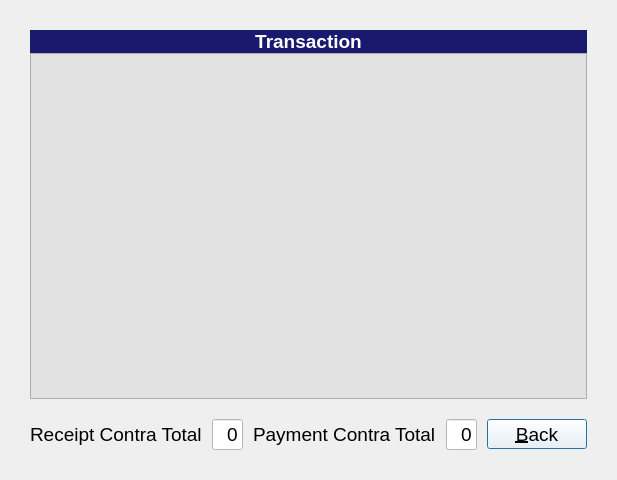
<?xml version="1.0" encoding="UTF-8"?>
<ui version="4.0">
 <class>TransactionView</class>
 <widget class="QDialog" name="TransactionView">
  <property name="windowModality">
   <enum>Qt::WindowModal</enum>
  </property>
  <property name="geometry">
   <rect>
    <x>0</x>
    <y>0</y>
    <width>601</width>
    <height>480</height>
   </rect>
  </property>
  <property name="font">
   <font>
    <pointsize>14</pointsize>
   </font>
  </property>
  <property name="windowTitle">
   <string>Expense Tracker</string>
  </property>
  <property name="styleSheet">
   <string notr="true">background-color: rgb(238, 226,152);

QLineEdit{
	background-color: rgb(243, 243, 243);
}</string>
  </property>
  <property name="modal">
   <bool>true</bool>
  </property>
  <layout class="QVBoxLayout" name="verticalLayout">
   <property name="spacing">
    <number>0</number>
   </property>
   <property name="leftMargin">
    <number>30</number>
   </property>
   <property name="topMargin">
    <number>30</number>
   </property>
   <property name="rightMargin">
    <number>30</number>
   </property>
   <property name="bottomMargin">
    <number>30</number>
   </property>
   <item>
    <widget class="QLabel" name="labelHeading">
     <property name="font">
      <font>
       <pointsize>14</pointsize>
       <bold>true</bold>
      </font>
     </property>
     <property name="styleSheet">
      <string notr="true">color: rgb(255, 255, 255);
background-color: rgb(25, 25, 112);</string>
     </property>
     <property name="text">
      <string>Transaction</string>
     </property>
     <property name="alignment">
      <set>Qt::AlignCenter</set>
     </property>
     <property name="margin">
      <number>10</number>
     </property>
    </widget>
   </item>
   <item>
    <widget class="QTableView" name="tableView">
     <property name="font">
      <font>
       <pointsize>14</pointsize>
      </font>
     </property>
     <property name="styleSheet">
      <string notr="true">background-color: rgb(225, 225,225);</string>
     </property>
     <property name="sizeAdjustPolicy">
      <enum>QAbstractScrollArea::AdjustToContents</enum>
     </property>
     <property name="editTriggers">
      <set>QAbstractItemView::NoEditTriggers</set>
     </property>
     <property name="alternatingRowColors">
      <bool>false</bool>
     </property>
     <property name="selectionMode">
      <enum>QAbstractItemView::SingleSelection</enum>
     </property>
     <property name="selectionBehavior">
      <enum>QAbstractItemView::SelectRows</enum>
     </property>
     <property name="sortingEnabled">
      <bool>false</bool>
     </property>
     <property name="cornerButtonEnabled">
      <bool>false</bool>
     </property>
     <attribute name="horizontalHeaderCascadingSectionResizes">
      <bool>true</bool>
     </attribute>
     <attribute name="horizontalHeaderMinimumSectionSize">
      <number>50</number>
     </attribute>
     <attribute name="horizontalHeaderDefaultSectionSize">
      <number>50</number>
     </attribute>
     <attribute name="horizontalHeaderStretchLastSection">
      <bool>true</bool>
     </attribute>
     <attribute name="verticalHeaderVisible">
      <bool>false</bool>
     </attribute>
     <attribute name="verticalHeaderStretchLastSection">
      <bool>false</bool>
     </attribute>
    </widget>
   </item>
   <item>
    <layout class="QHBoxLayout" name="footer">
     <property name="spacing">
      <number>10</number>
     </property>
     <property name="topMargin">
      <number>20</number>
     </property>
     <item>
      <spacer name="horizontalSpacer_2">
       <property name="orientation">
        <enum>Qt::Horizontal</enum>
       </property>
       <property name="sizeHint" stdset="0">
        <size>
         <width>40</width>
         <height>20</height>
        </size>
       </property>
      </spacer>
     </item>
     <item>
      <widget class="QLabel" name="labelReceiptTotal">
       <property name="text">
        <string>Receipt Contra Total</string>
       </property>
      </widget>
     </item>
     <item>
      <widget class="QLineEdit" name="editReceiptTotal">
       <property name="styleSheet">
        <string notr="true">background-color: rgb(255, 255, 255);
font: 14pt &quot;Ubuntu&quot;;</string>
       </property>
       <property name="text">
        <string>0</string>
       </property>
       <property name="alignment">
        <set>Qt::AlignRight|Qt::AlignTrailing|Qt::AlignVCenter</set>
       </property>
       <property name="readOnly">
        <bool>true</bool>
       </property>
      </widget>
     </item>
     <item>
      <widget class="QLabel" name="labelPaymentTotal">
       <property name="text">
        <string>Payment Contra Total</string>
       </property>
      </widget>
     </item>
     <item>
      <widget class="QLineEdit" name="editPaymentTotal">
       <property name="styleSheet">
        <string notr="true">background-color: rgb(255, 255, 255);
font: 14pt &quot;Ubuntu&quot;;</string>
       </property>
       <property name="text">
        <string>0</string>
       </property>
       <property name="alignment">
        <set>Qt::AlignRight|Qt::AlignTrailing|Qt::AlignVCenter</set>
       </property>
       <property name="readOnly">
        <bool>true</bool>
       </property>
      </widget>
     </item>
     <item>
      <spacer name="horizontalSpacer">
       <property name="orientation">
        <enum>Qt::Horizontal</enum>
       </property>
       <property name="sizeHint" stdset="0">
        <size>
         <width>40</width>
         <height>20</height>
        </size>
       </property>
      </spacer>
     </item>
     <item>
      <widget class="QPushButton" name="buttonBack">
       <property name="minimumSize">
        <size>
         <width>100</width>
         <height>30</height>
        </size>
       </property>
       <property name="maximumSize">
        <size>
         <width>100</width>
         <height>30</height>
        </size>
       </property>
       <property name="font">
        <font/>
       </property>
       <property name="styleSheet">
        <string notr="true">background-color: rgb(255, 255, 255);

</string>
       </property>
       <property name="text">
        <string>&amp;Back</string>
       </property>
       <property name="icon">
        <iconset resource="../src/resource.qrc">
         <normaloff>:/icons/icons/back.png</normaloff>:/icons/icons/back.png</iconset>
       </property>
       <property name="default">
        <bool>true</bool>
       </property>
      </widget>
     </item>
    </layout>
   </item>
  </layout>
 </widget>
 <resources>
  <include location="../src/resource.qrc"/>
 </resources>
 <connections>
  <connection>
   <sender>buttonBack</sender>
   <signal>clicked()</signal>
   <receiver>TransactionView</receiver>
   <slot>close()</slot>
   <hints>
    <hint type="sourcelabel">
     <x>319</x>
     <y>433</y>
    </hint>
    <hint type="destinationlabel">
     <x>319</x>
     <y>239</y>
    </hint>
   </hints>
  </connection>
 </connections>
</ui>
